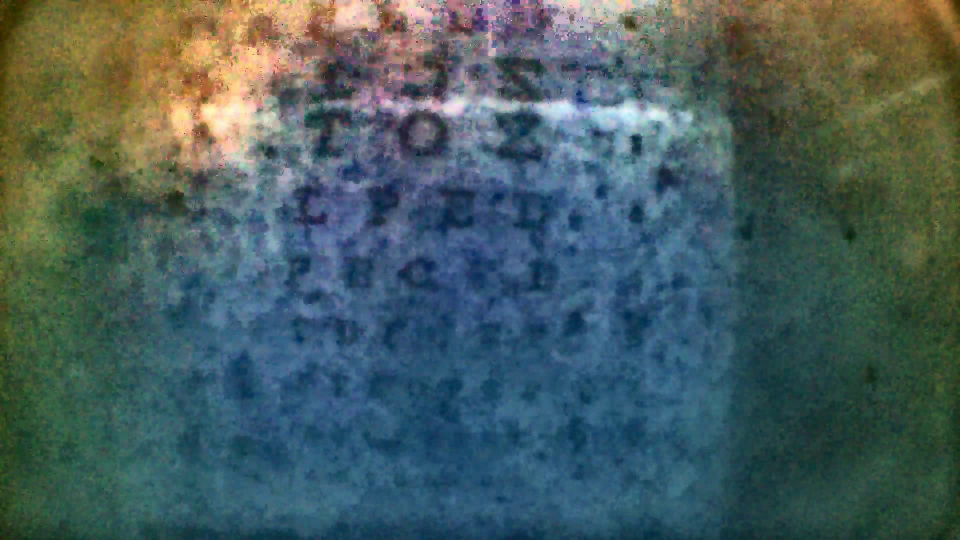
#> input picture frame 2 of Enhanced Videos/Enhanced_Vision_Test_2s.mp4, 1920 x 1080 px, given in place of ngle_downscaled+no_fast_filter+no_clahe+no_white_balance.mp4, which was not available (shown at 1/2 size)
$ python side_by_side.py
#> lines starting #> are read from the running program, lines starting #| are printed output that depends on the picture; pictures that were not available may be replaced by others from this repository, and a replacement may not be noted
import cv2
import os

def side_by_side_video(video_path1, video_path2, output_dir):
    # Capture videos
#> called with output_dir = 'C:\\Users\\tgfox\\Downloads\\images_009'
    cap1 = cv2.VideoCapture(video_path1)
    cap2 = cv2.VideoCapture(video_path2)

    # Get properties of the first video
    width = int(cap1.get(cv2.CAP_PROP_FRAME_WIDTH))
    height = int(cap1.get(cv2.CAP_PROP_FRAME_HEIGHT))
    fps = cap1.get(cv2.CAP_PROP_FPS)

    # Output video settings
    fourcc = cv2.VideoWriter_fourcc(*'mp4v')
    output_path = os.path.join(output_dir, 'side_by_side_output.mp4')
    output = cv2.VideoWriter(output_path, fourcc, fps, (width * 2, height))

    frame_count = 0
    ret2, frame2 = cap2.read()  # Read the first frame of the second video
#> frame2 is the input picture: shape (1080, 1920, 3); mean B, G, R 94.3, 93.5, 72

    while cap1.isOpened() and ret2:
        # Read frames from the first video
        ret1, frame1 = cap1.read()

        if not ret1:
            break

        # Update frame2 from the second video every 3 frames
        if frame_count % 3 == 0:
            ret2, frame2 = cap2.read()  # Read the next frame of the second video
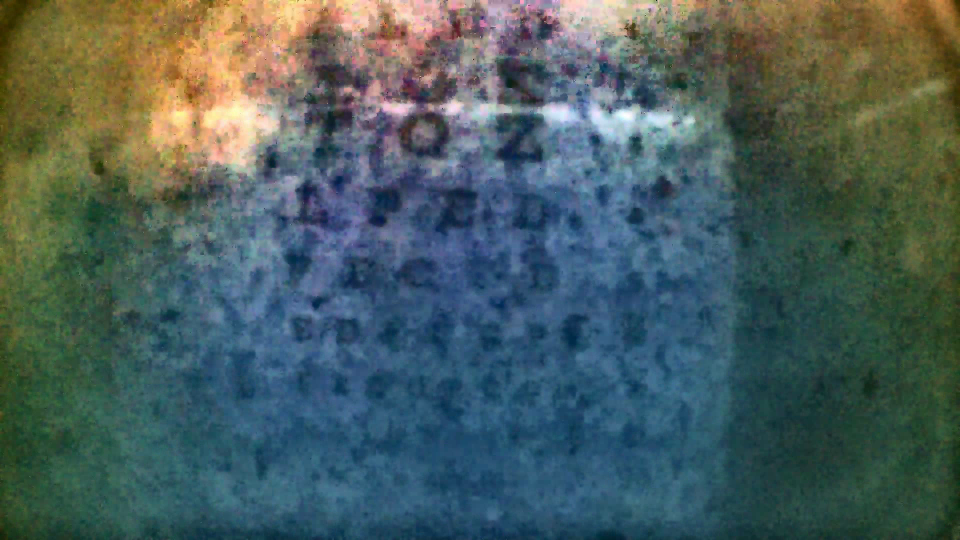
#> input picture frame 3 of Enhanced Videos/Enhanced_Vision_Test_2s.mp4, 1920 x 1080 px, given in place of ngle_downscaled+no_fast_filter+no_clahe+no_white_balance.mp4, which was not available (shown at 1/2 size)
#> frame2 is the input picture: shape (1080, 1920, 3); mean B, G, R 93, 94.2, 74.7
            if not ret2:  # Break if the second video ends
                break

        # Concatenate frames side-by-side
        combined_frame = cv2.hconcat([frame1, frame2])
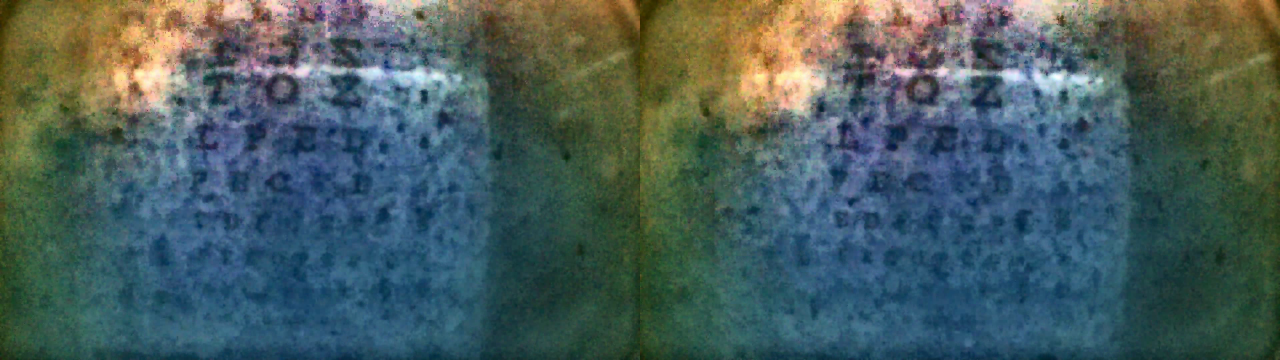
#> combined_frame: shape (1080, 3840, 3) (shown at 1/3 size); mean B, G, R 93.6, 93.9, 73.4

        # Write the combined frame to the output video
        output.write(combined_frame)

        frame_count += 1

    # Release resources
    cap1.release()
    cap2.release()
    output.release()
    print("Output video saved at:", output_path)

# File paths
video_path1 = r"C:\Users\tgfox\OneDrive\Documents\GitHub\pinkteam\Sample Videos\Vision_Test_33s.mp4"
video_path2 = r"C:\Users\tgfox\OneDrive\Documents\GitHub\pinkteam\Enhanced Videos\Enhanced_Vision_Test_33s_single_downscaled+no_fast_filter+no_clahe+no_white_balance.mp4"
output_dir = r"C:\Users\tgfox\Downloads\images_009" # replace with your own path

# Call function
side_by_side_video(video_path1, video_path2, output_dir)

$ run again, starting later in the video
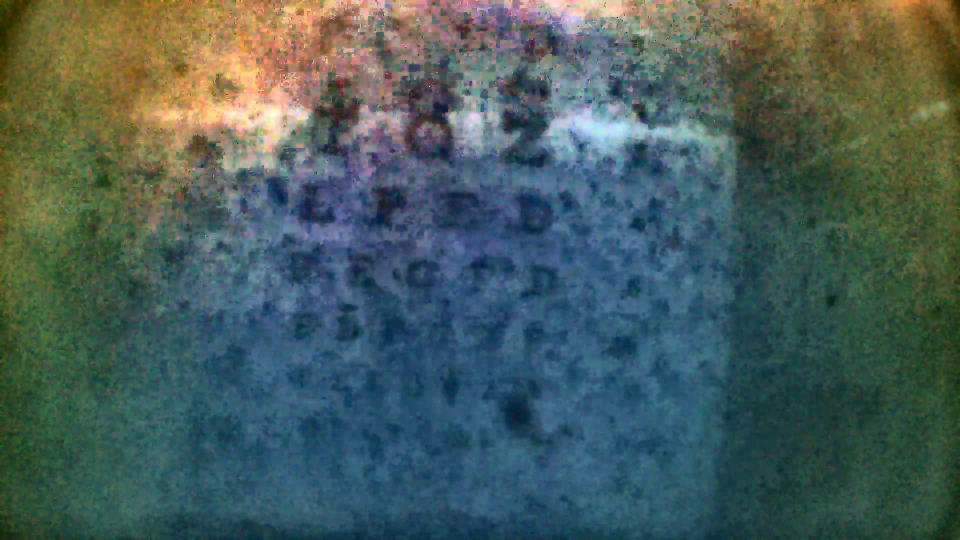
#> input picture frame 9 of Enhanced Videos/Enhanced_Vision_Test_2s.mp4, 1920 x 1080 px, given in place of ngle_downscaled+no_fast_filter+no_clahe+no_white_balance.mp4, which was not available (shown at 1/2 size)
#> in side_by_side_video, frame2 is the input picture: shape (1080, 1920, 3); mean B, G, R 90.9, 93.3, 72.9
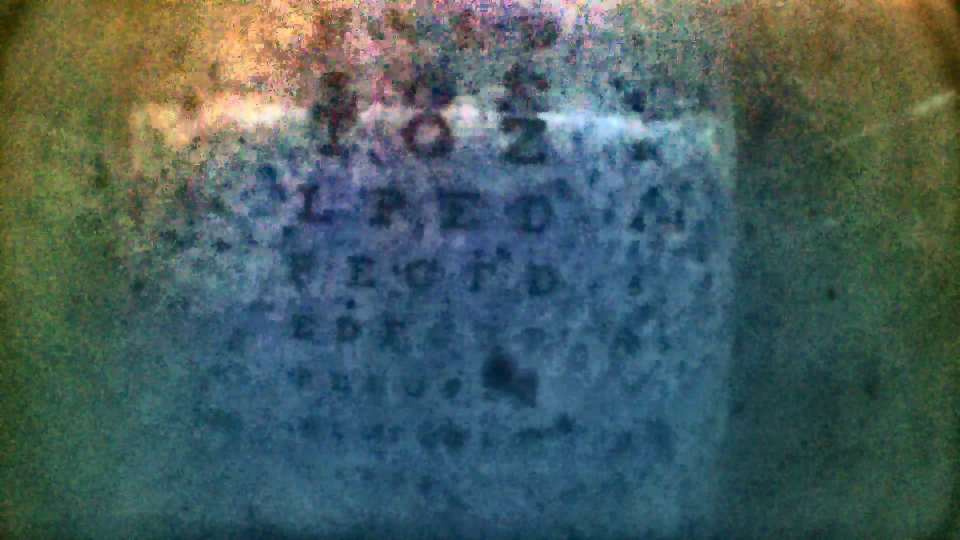
#> input picture frame 10 of Enhanced Videos/Enhanced_Vision_Test_2s.mp4, 1920 x 1080 px, given in place of ngle_downscaled+no_fast_filter+no_clahe+no_white_balance.mp4, which was not available (shown at 1/2 size)
#> in side_by_side_video, frame2 is the input picture: shape (1080, 1920, 3); mean B, G, R 94.5, 94.5, 72.5
#> in side_by_side_video, `combined_frame = cv2.hconcat([frame1, frame2])`:
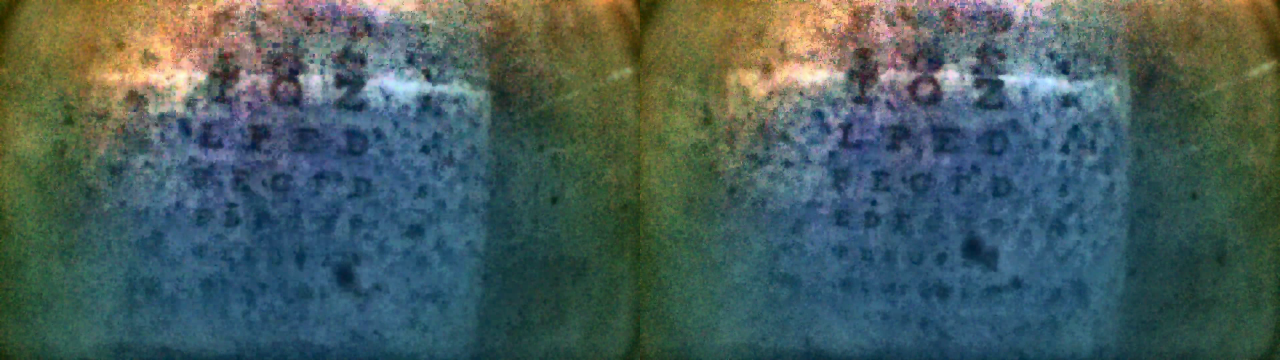
#> combined_frame: shape (1080, 3840, 3) (shown at 1/3 size); mean B, G, R 92.7, 93.9, 72.7

$ run again, starting later in the video
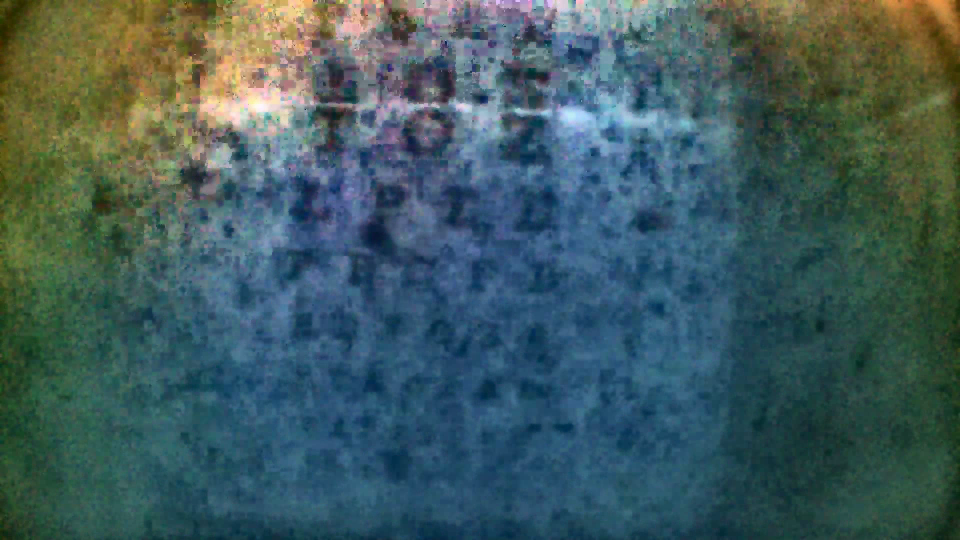
#> input picture frame 16 of Enhanced Videos/Enhanced_Vision_Test_2s.mp4, 1920 x 1080 px, given in place of ngle_downscaled+no_fast_filter+no_clahe+no_white_balance.mp4, which was not available (shown at 1/2 size)
#> in side_by_side_video, frame2 is the input picture: shape (1080, 1920, 3); mean B, G, R 93.5, 91.2, 64.7
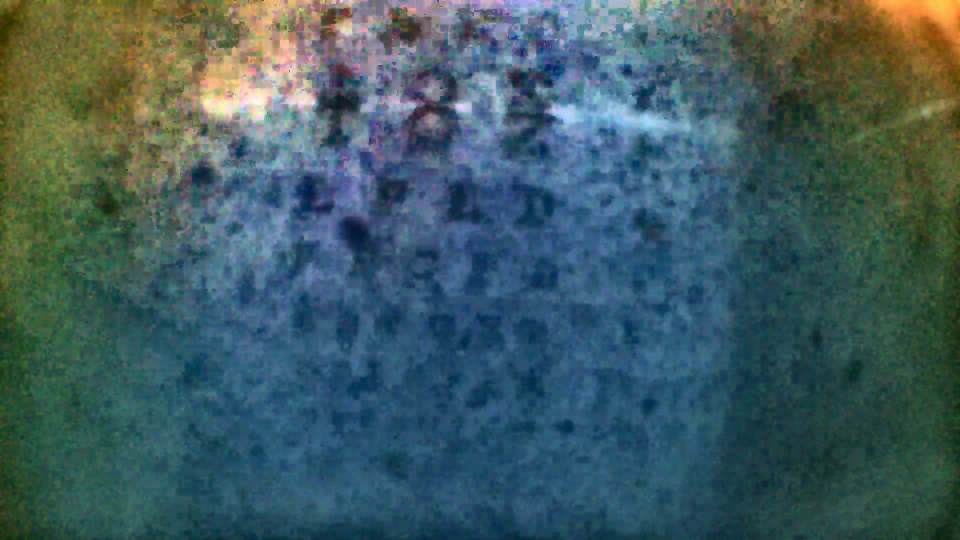
#> input picture frame 17 of Enhanced Videos/Enhanced_Vision_Test_2s.mp4, 1920 x 1080 px, given in place of ngle_downscaled+no_fast_filter+no_clahe+no_white_balance.mp4, which was not available (shown at 1/2 size)
#> in side_by_side_video, frame2 is the input picture: shape (1080, 1920, 3); mean B, G, R 96.4, 91.6, 64
#> in side_by_side_video, `combined_frame = cv2.hconcat([frame1, frame2])`:
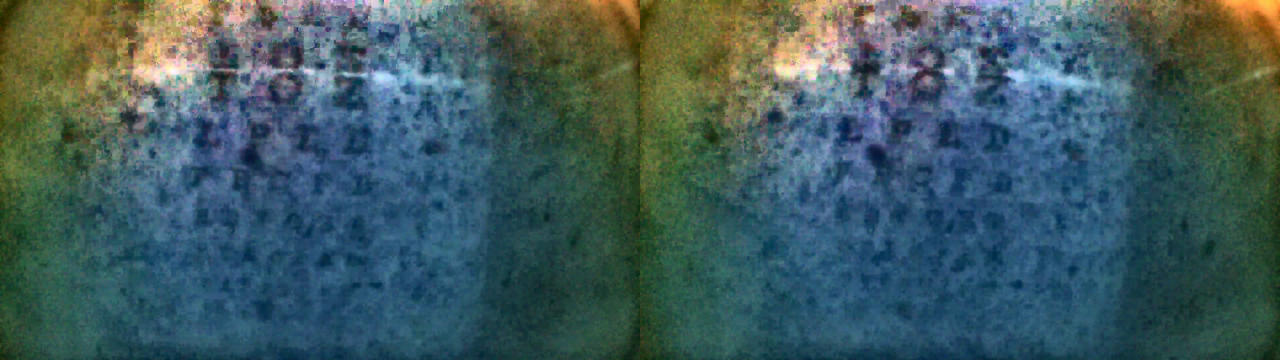
#> combined_frame: shape (1080, 3840, 3) (shown at 1/3 size); mean B, G, R 95, 91.4, 64.3
